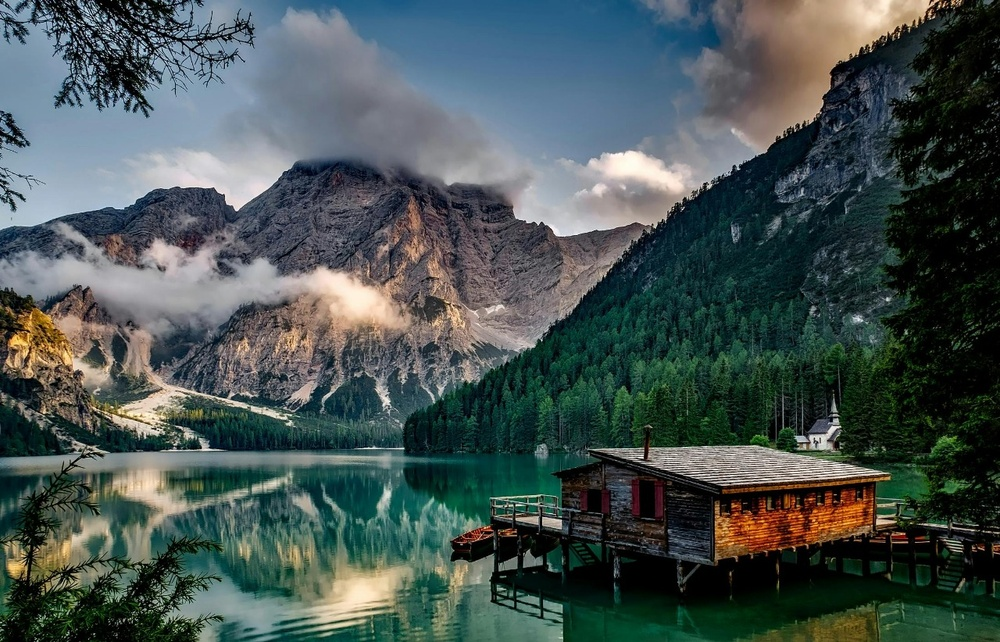
#> input picture assets/images/mountain.jpeg, 1000 x 642 px, shrunk from 1280 x 822 before the run
$ python 13-masking.py
#> lines starting #> are read from the running program, lines starting #| are printed output that depends on the picture; after the words box and inside, x2 and y2 are one past the last pixel; in counts of white or black regions, pixels touching at a corner belong together
import cv2 as cv
import numpy as np


img = cv.imread("assets/images/mountain.jpeg")
#> img is the input picture: shape (642, 1000, 3); mean B, G, R 82.4, 83.9, 71.3
blank = np.zeros(img.shape[:2], dtype='uint8')

cv.imshow("original", img)
cv.imshow("Blank", blank)

mask = cv.circle(blank, (img.shape[1]//2, img.shape[0]//2), 300, 255, -1)
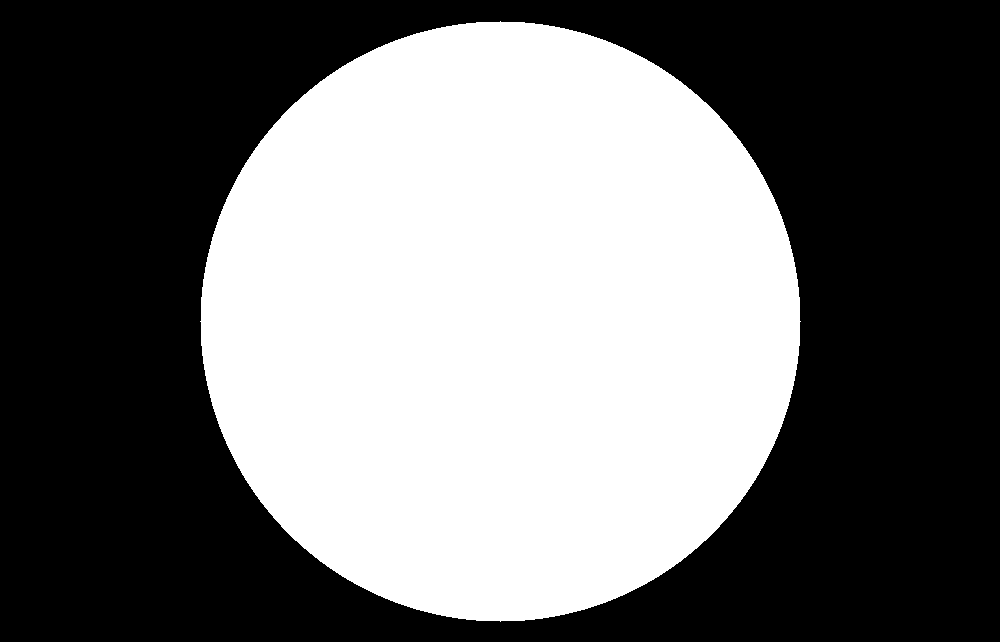
#> blank: shape (642, 1000); 44% white; 1 white region, box (x1, y1, x2, y2) and area: (200, 21, 801, 622) 282697
cv.imshow("mask", mask)

masked = cv.bitwise_and(img, img, mask=mask)
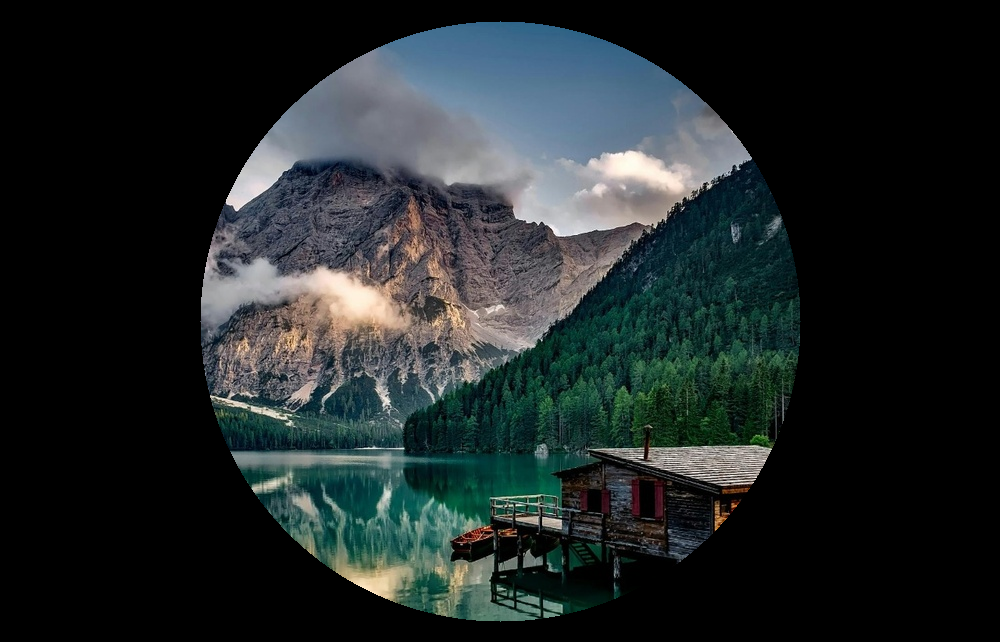
#> masked: shape (642, 1000, 3); mean B, G, R 39.7, 39.1, 32.5
cv.imshow("masked", masked)

cv.waitKey(0)
